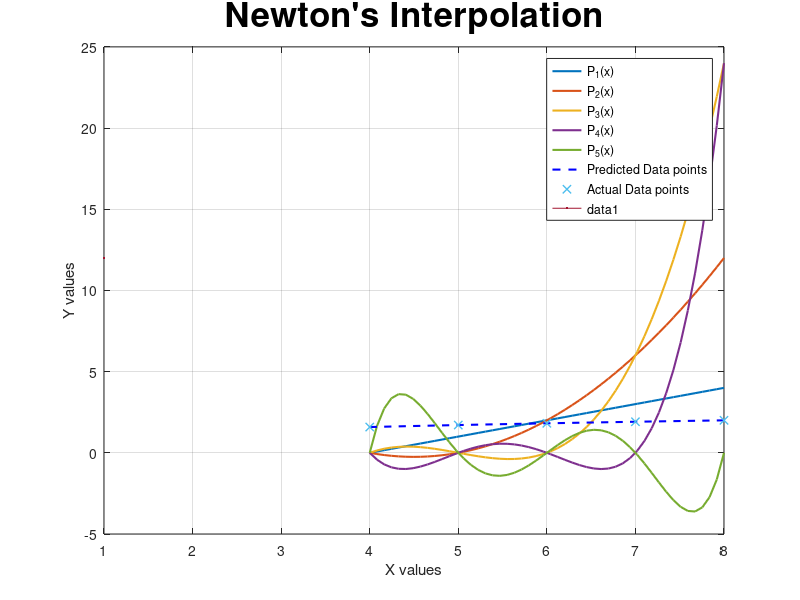

MATLAB code for this plot:
%% Assignemnt
% Newton's Interpolation

% Name        : Mohamed Mafaz
% Roll Number : AM25M009
% Department  : Applied Mechanics


%% Part 1 (Preprocessing / Writing Functions)
% Function that finds slope
clc;
clear;

function [slope] = divided_difference(y2, y1, x2, x1)
    slope = (y2 - y1) / (x2 - x1);

end

function [sum] = NI(x, y, number)

    % The idea:
    % Intead of using matrix to store all the data, we use a single vector
    % and overwrite it, since the non diagonol hold no value to us for this
    % problem, I overwrite the y array itself


    as = [];         % a's are array of the coefficients
    as = [as, y(1)]; % First coefficient is y's first value itself
    
    temp_y = y;      % temp_y is a copy of y, but temp_y keeps shrinking its size, see line 32
    
    for order = 1: length(x)-1       % Number of Columns
        for i = 1: length(temp_y)-1  % Number of Rows
            temp_y(i) = divided_difference(temp_y(i+1), temp_y(i), x(i + order), x(i));   
                                    % Finding Slope, tricky part is the x's where we need to skip ith order of x
        end
        
        temp_y = temp_y(1: end-1); % Shrinking
        as = [as, temp_y(1)];      % Appending to the as array
    end
    
    % This is to compute a0 + a1(x-x0) + a2(x-x0)(x-x1) .....
    sum = 0;
    for i = 1: length(as)
        mul = 1;
        for j = 1:i-1
            mul = mul * (number - x(j));
        end
        sum = sum + (as(i)*mul);
    end
end

%% Newton's Basis
function [prod] = Newton_Basis(xs, basis, number)
    prod = 1;
    for i = 1: basis
        prod = prod * (number - xs(i));
    end
end


%% Part 2 (Processing / Using the function)
x = [4.0, 5.0, 6.0, 7.0, 8.0];
y = [1.58740105, 1.709976, 1.81712059, 1.912931, 2.0];

sample_points = 50;

% Predicting
test_xs = linspace(min(x), max(x), sample_points);
test_ys = [];
for i = 1: sample_points
    test_ys = [test_ys, NI(x, y, test_xs(i)) ];
end

% Printing Error
total_error = 0;
for i = 1:length(x)
    total_error = total_error + (abs(y(i) - NI(x, y, x(i))));
end
fprintf("Total error: %d\n", total_error);

% Processing and Plotting Newton Polynomial)
for j = 1: length(x)
    test_ys_poly = zeros(1, sample_points);
    for i = 1: sample_points
        test_ys_poly(i) = Newton_Basis(x, j, test_xs(i));
    end
     plot(test_xs, test_ys_poly, 'LineWidth', 1.5, 'DisplayName', sprintf('P_{%d}(x)', j));
    hold on
end

%% Part 3 (post processing or plots or results)

% Plotting predicted Data
plot(test_xs, test_ys, '--b', 'LineWidth', 1.5, 'DisplayName', 'Predicted Data points');
xlabel('X values');
ylabel('Y values');
title("Newton's Interpolation", 'FontSize', 25);

hold on;

% Plotting actual Data
plot(x, y, 'LineWidth', 1, 'DisplayName', 'Actual Data points', Marker='x', MarkerSize=12);

legend show
grid on;